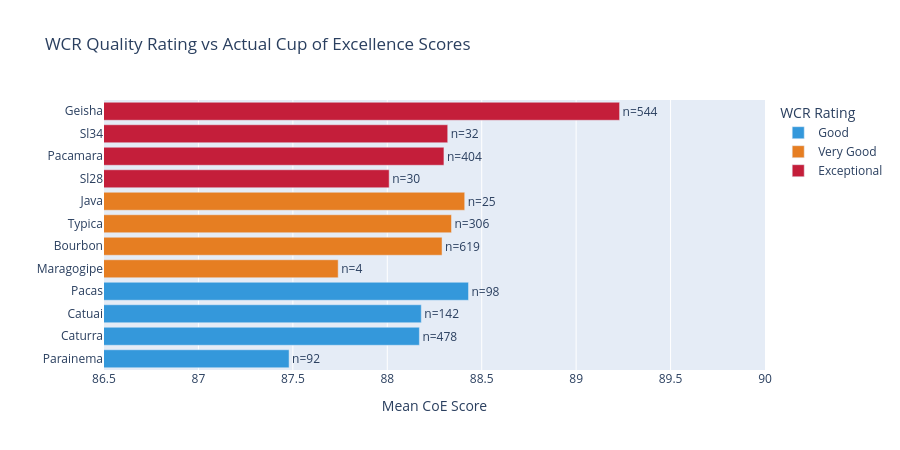

Notebook source saved alongside this figure:
### Code cell
# Cross-reference: Do WCR quality ratings predict actual competition scores?
if coe is not None:
    results = []
    for name in ["bourbon", "typica", "caturra", "catuai", "geisha", "sl28", "sl34",
                 "castillo", "pacamara", "pacas", "java", "maragogipe", "parainema"]:
        wcr_match = wcr[wcr["name"].str.lower().str.contains(name, na=False)]
        coe_match = coe[coe["variety"].str.lower().str.contains(name, na=False)]
        if len(wcr_match) and len(coe_match):
            results.append({
                "variety": name.title(),
                "wcr_quality": wcr_match.iloc[0]["quality_potential_at_high_altitude"],
                "coe_mean_score": round(coe_match["score"].mean(), 2),
                "n_lots": len(coe_match),
            })

    xref = pd.DataFrame(results)
    quality_colors = {"Exceptional": "#c41e3a", "Very Good": "#e67e22", "Good": "#3498db"}

    fig = px.bar(
        xref.sort_values("coe_mean_score", ascending=True),
        x="coe_mean_score", y="variety", color="wcr_quality",
        orientation="h",
        title="WCR Quality Rating vs Actual Cup of Excellence Scores",
        labels={"coe_mean_score": "Mean CoE Score", "variety": "", "wcr_quality": "WCR Rating"},
        color_discrete_map=quality_colors,
        text="n_lots",
    )
    fig.update_traces(texttemplate="n=%{text}", textposition="outside")
    fig.update_layout(height=450, xaxis_range=[86.5, 90])
    fig.show()

### Figure 1 — Plotly figure (JSON) as saved in the notebook; plotly's stock layout.template omitted (floating-point values rounded to 4 significant figures)
{"data": [{"hovertemplate": "WCR Rating=Good<br>Mean CoE Score=%{x}<br>=%{y}<br>n_lots=%{text}<extra></extra>", "legendgroup": "Good", "marker": {"color": "#3498db", "pattern": {"shape": ""}}, "name": "Good", "orientation": "h", "showlegend": true, "text": [92.0, 478.0, 142.0, 98.0], "textposition": "outside", "texttemplate": "n=%{text}", "type": "bar", "x": [87.48, 88.17, 88.18, 88.43], "xaxis": "x", "y": ["Parainema", "Caturra", "Catuai", "Pacas"], "yaxis": "y"}, {"hovertemplate": "WCR Rating=Very Good<br>Mean CoE Score=%{x}<br>=%{y}<br>n_lots=%{text}<extra></extra>", "legendgroup": "Very Good", "marker": {"color": "#e67e22", "pattern": {"shape": ""}}, "name": "Very Good", "orientation": "h", "showlegend": true, "text": [4.0, 619.0, 306.0, 25.0], "textposition": "outside", "texttemplate": "n=%{text}", "type": "bar", "x": [87.74, 88.29, 88.34, 88.41], "xaxis": "x", "y": ["Maragogipe", "Bourbon", "Typica", "Java"], "yaxis": "y"}, {"hovertemplate": "WCR Rating=Exceptional<br>Mean CoE Score=%{x}<br>=%{y}<br>n_lots=%{text}<extra></extra>", "legendgroup": "Exceptional", "marker": {"color": "#c41e3a", "pattern": {"shape": ""}}, "name": "Exceptional", "orientation": "h", "showlegend": true, "text": [30.0, 404.0, 32.0, 544.0], "textposition": "outside", "texttemplate": "n=%{text}", "type": "bar", "x": [88.01, 88.3, 88.32, 89.23], "xaxis": "x", "y": ["Sl28", "Pacamara", "Sl34", "Geisha"], "yaxis": "y"}], "layout": {"barmode": "relative", "height": 450, "legend": {"title": {"text": "WCR Rating"}, "tracegroupgap": 0}, "title": {"text": "WCR Quality Rating vs Actual Cup of Excellence Scores"}, "xaxis": {"anchor": "y", "domain": [0, 1], "range": [86.5, 90], "title": {"text": "Mean CoE Score"}}, "yaxis": {"anchor": "x", "domain": [0, 1], "title": {"text": ""}}}}
